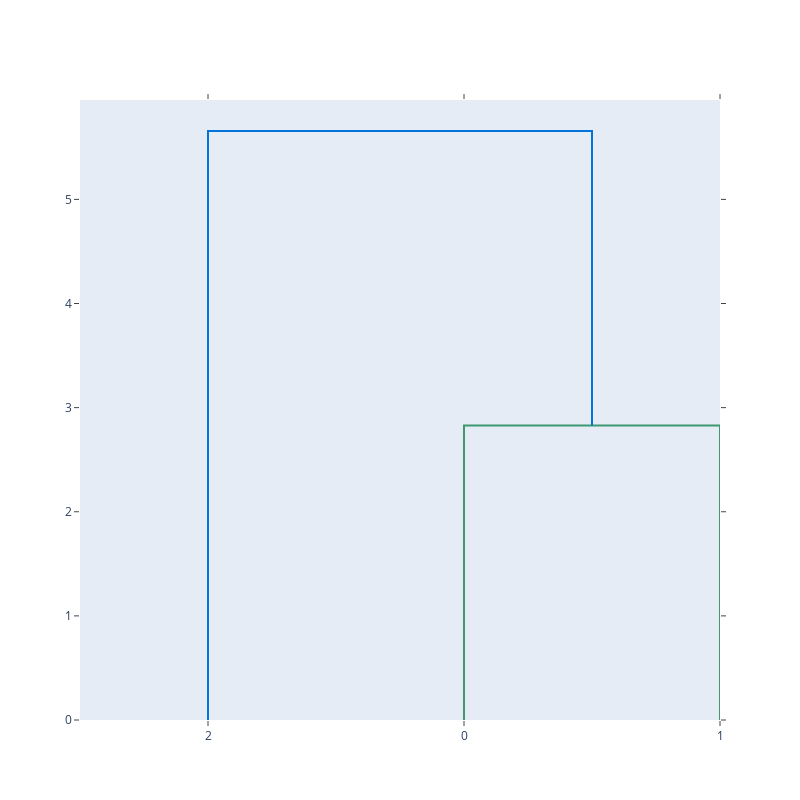

The code cell stored with this chart in its notebook:
### Code cell
# how does the hierarchical clustering algorithm actually work?
# 1. 

# idx first cluster, idx second cluster, distance of clusters, # observations in new cluster

X = np.array([
    [0, 1, 1],
    [2, 3, 1],
    [4, 5, 1],
])
ff.create_dendrogram(X).update_layout(width=800, height=800).show()

### Figure 1 — Plotly figure (JSON) as saved in the notebook; plotly's stock layout.template omitted (floating-point values rounded to 4 significant figures)
{"data": [{"hoverinfo": "text", "marker": {"color": "rgb(61,153,112)"}, "mode": "lines", "type": "scatter", "x": [15, 15, 25, 25], "xaxis": "x", "y": [0, 2.828, 2.828, 0], "yaxis": "y"}, {"hoverinfo": "text", "marker": {"color": "rgb(0,116,217)"}, "mode": "lines", "type": "scatter", "x": [5, 5, 20, 20], "xaxis": "x", "y": [0, 5.657, 5.657, 2.828], "yaxis": "y"}], "layout": {"autosize": false, "height": 800, "hovermode": "closest", "showlegend": false, "width": 800, "xaxis": {"autorange": true, "mirror": "allticks", "range": [0, 25], "rangemode": "tozero", "showgrid": false, "showline": true, "showticklabels": true, "tickmode": "array", "ticks": "outside", "ticktext": ["2", "0", "1"], "tickvals": [5, 15, 25], "type": "linear", "zeroline": false}, "yaxis": {"autorange": true, "mirror": "allticks", "range": [0, 5.955], "rangemode": "tozero", "showgrid": false, "showline": true, "showticklabels": true, "ticks": "outside", "type": "linear", "zeroline": false}}}
